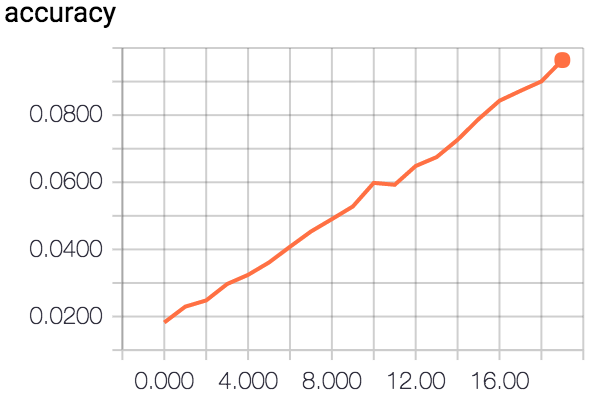
#> input picture traindata/first/learn_log0/3/accuracy.png, 600 x 402 px
$ python resize_image.py ../traindata/first/learn_log0/3/accuracy.png ../traindata/first/learn_log0/3/cross_entropy.png
#> lines starting #> are read from the running program, lines starting #| are printed output that depends on the picture
# -*- coding: utf-8 -*-
import numpy as np
import cv2
import sys

args = sys.argv
img_name = args[1]
i = args[2]
tate = "/Users/g-2017/SamurAI_Coding/Python/tate_1.png"
yoko = "/Users/g-2017/SamurAI_Coding/Python/yoko_1.png"

#15x15
img1 = cv2.imread(img_name)
#> img1 is the input picture: shape (402, 600, 3); mean B, G, R 247.3, 247.5, 248.8
#15x15
img2 = cv2.imread(img_name)
#縦連結 15x15 15x15
img3 = cv2.vconcat([img1, img2])
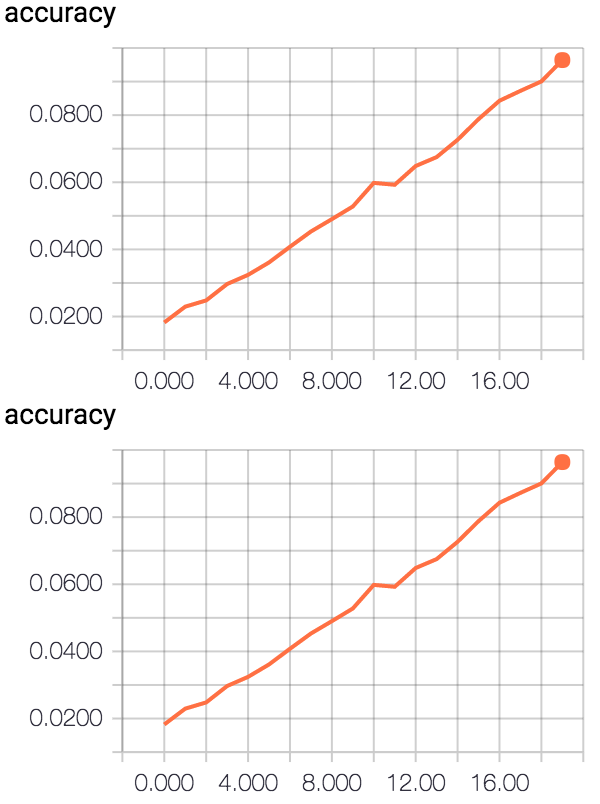
#> img3: shape (804, 600, 3); mean B, G, R 247.3, 247.5, 248.8
#15x30
cv2.imwrite(img_name, img3)
#横連結
img4 = cv2.hconcat([img3, img3])
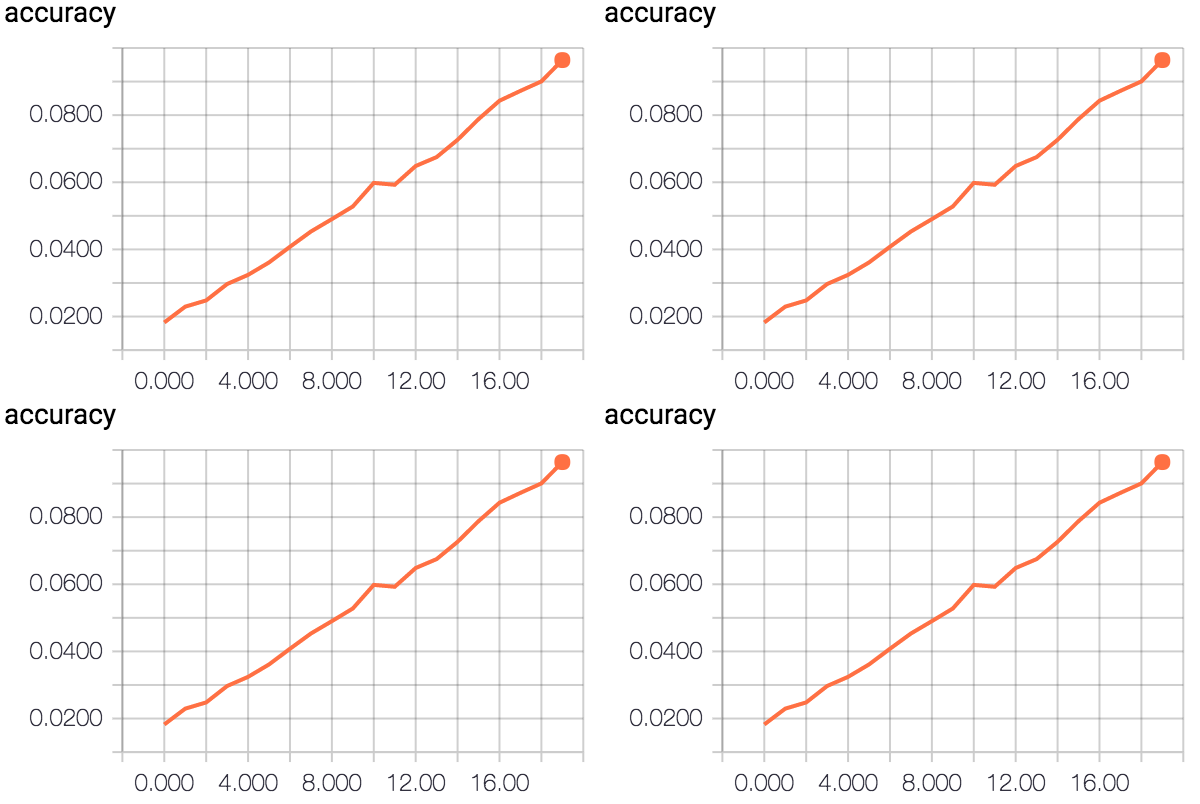
#> img4: shape (804, 1200, 3); mean B, G, R 247.3, 247.5, 248.8
#30x30
cv2.imwrite(img_name, img3)
#横余白画像
img5 = cv2.imread(yoko)
#縦連結 30x30 30x1
#> (the run stopped early here; a loop or call above may not have finished)
